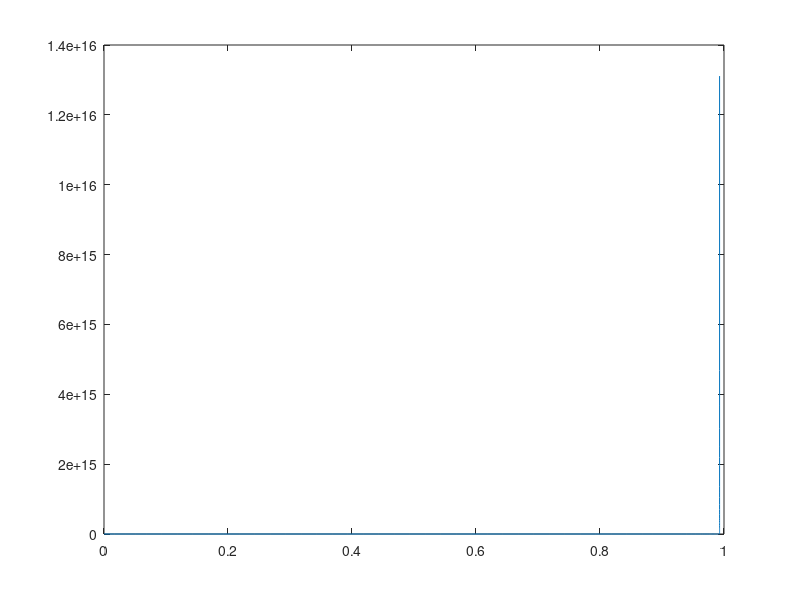

Reproduce this figure in MATLAB.
F=@(t,x)(2*t*x+x^2/2+1);

[t,x]=ode45(F,[0,1],1);

plot(t,x)

%ODE 45 method 
% and Heuns method and RK2 midpoint method is very similar to this
%ODE 45 graph , but EUler's method is little bit different.